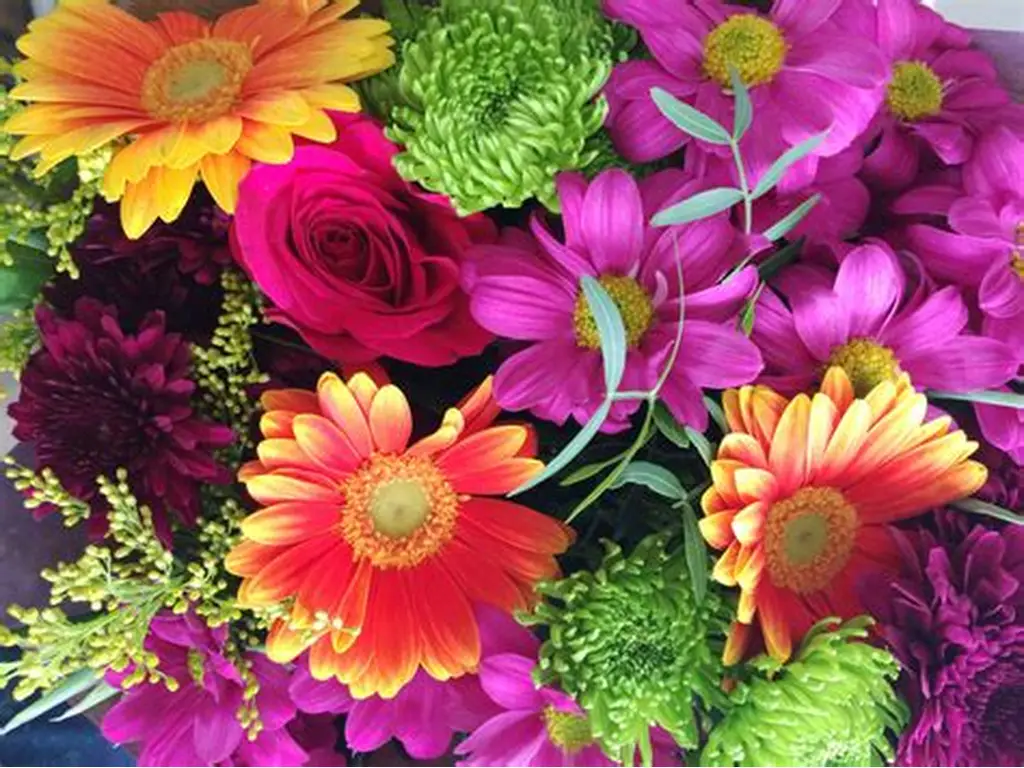
#> input picture flowerr.png, 1024 x 768 px
$ python objectdetection.py
#> lines starting #> are read from the running program, lines starting #| are printed output that depends on the picture
import cv2
import numpy as np

image = cv2.imread("flowerr.png", 1) #read color
#> image is the input picture: shape (768, 1024, 3); mean B, G, R 88.6, 86.8, 150.9
print(image.shape)
#| (768, 1024, 3)
grayimg = cv2.cvtColor(image, cv2.COLOR_BGR2GRAY)
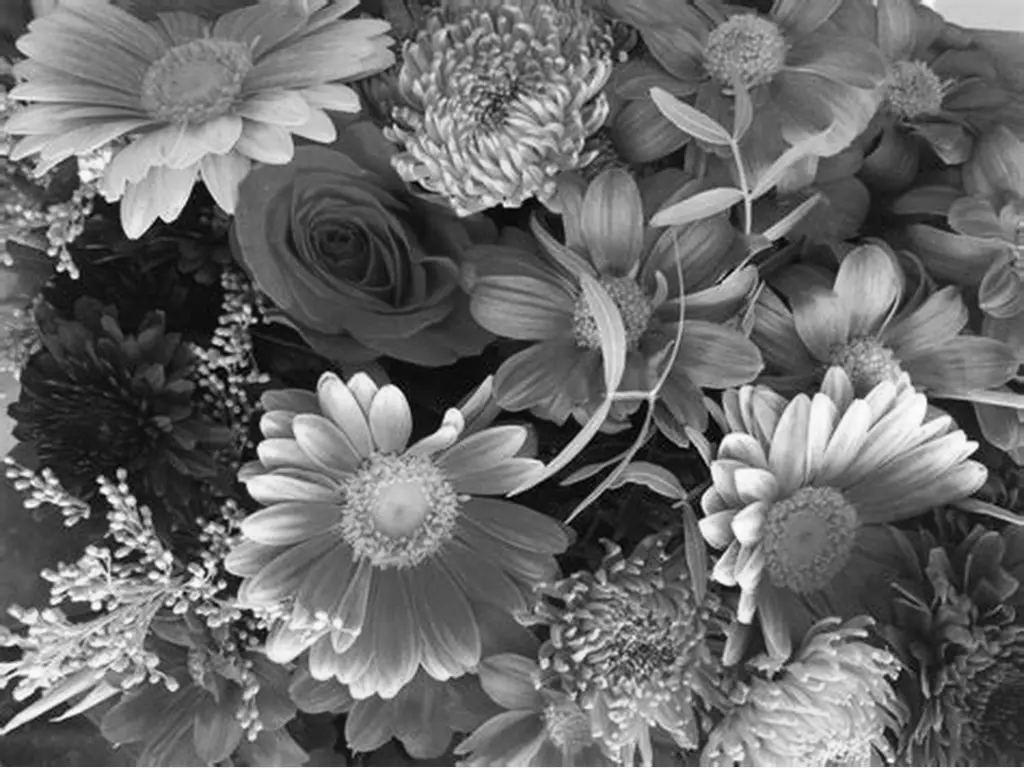
#> grayimg: shape (768, 1024); min 0, max 255, mean 106.2
print(grayimg.shape) #shape tells the height weight and px of pic
#| (768, 1024)
blurredimg = cv2.blur(grayimg, (3,3))
print(blurredimg)
#> (printed output is left out)
detectingcircles = cv2.HoughCircles(blurredimg, cv2.HOUGH_GRADIENT, 1, 20, param1=50, param2=30, minRadius=1, maxRadius=40)
#> detectingcircles = 132 rows, first 8: [332.5, 251.5, 38.3], [601.5, 630.5, 32.7], [138.5, 562.5, 33.8], [352.5, 242.5, 39.4], [672.5, 459.5, 36], [439.5, 36.5, 33.8], [716.5, 110.5, 36], [567.5, 666.5, 33.8]
if detectingcircles is not None:
    print(detectingcircles)
#> (printed output is left out)
    detectingcircles = np.uint16(np.around(detectingcircles))
#> detectingcircles = 132 rows, first 8: [332, 252, 38], [602, 630, 33], [138, 562, 34], [352, 242, 39], [672, 460, 36], [440, 36, 34], [716, 110, 36], [568, 666, 34]
    for i in detectingcircles:
        x, y, r = i[0], i[1], i[2]
#> (the run stopped early here; a loop or call above may not have finished)
